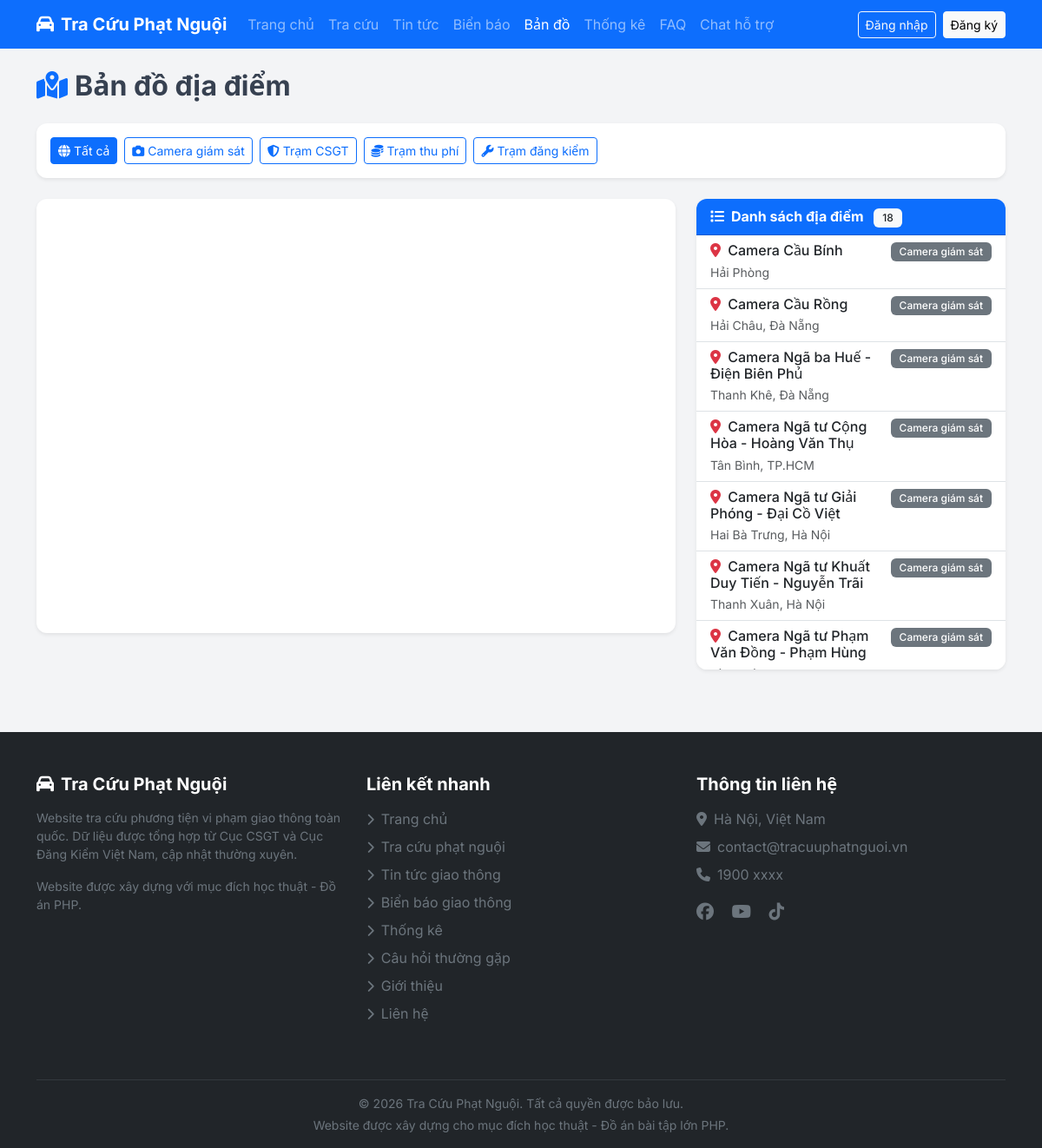
Page /ban-do on the committed database.
### tables this page shows
CREATE TABLE locations (
    id INT AUTO_INCREMENT PRIMARY KEY,
    name VARCHAR(255) NOT NULL,
    type ENUM('camera','csgt','toll','inspection') NOT NULL,
    address VARCHAR(500) NULL,
    latitude DECIMAL(10,7) NOT NULL DEFAULT 0,
    longitude DECIMAL(10,7) NOT NULL DEFAULT 0,
    description TEXT NULL,
    status TINYINT NOT NULL DEFAULT 1,
    created_at DATETIME NOT NULL DEFAULT CURRENT_TIMESTAMP,
    updated_at DATETIME NULL ON UPDATE CURRENT_TIMESTAMP,
    INDEX idx_type (type),
    INDEX idx_status (status)
);

### app/core/Controller.php (called while the page is built, shortened)
<?php
class Controller
{
    protected function view(string $view, array $data = [], string $layout = 'client'): void
    {
        extract($data);
        $viewPath = __DIR__ . '/../views/' . $view . '.php';
        require $viewPath;
    }
}

### app/controllers/client/BanDoController.php (called while the page is built, shortened)
<?php
class BanDoController extends Controller
{
    public function index(): void
    {
        $locationModel = new Location();
        $type = $this->input('type', '');
        if ($type !== '') {
            $locations = $locationModel->findByType($type);
        } else {
            $locations = $locationModel->getActiveLocations();
        }
        $centerLat = 16.0;
        $centerLng = 106.0;
        if (!empty($locations)) {
            $sumLat = 0;
            $sumLng = 0;
            foreach ($locations as $loc) {
                $sumLat += (float) $loc['latitude'];
                $sumLng += (float) $loc['longitude'];
            }
            $centerLat = $sumLat / count($locations);
            $centerLng = $sumLng / count($locations);
        }
        $this->view('client/bando/index', [
            'title' => 'Bản đồ địa điểm',
            'locations' => $locations,
            'centerLat' => $centerLat,
            'centerLng' => $centerLng,
            'currentType' => $type,
        ]);
    }
}

### public/index.php (called while the page is built, shortened)
<?php
spl_autoload_register(function (string $class): void {
    $prefix = 'App\\';
    $baseDir = __DIR__ . '/../app/';
    $relativeClass = substr($class, strlen($prefix));
    $parts = explode('\\', $relativeClass);
    $parts[0] = strtolower($parts[0]);
    if (count($parts) > 1 && $parts[0] === 'controllers') {
        $parts[1] = strtolower($parts[1]);
    }
    $file = $baseDir . implode('/', $parts) . '.php';
});
$router = new App\Core\Router();
$uri = $_SERVER['REQUEST_URI'] ?? '/';
$method = $_SERVER['REQUEST_METHOD'] ?? 'GET';
$router->dispatch($uri, $method);

### app/core/Database.php (called while the page is built, shortened)
<?php
class Database
{
    private static ?Database $instance = null;
    private \PDO $pdo;
    private function __construct()
    {
        $config = require __DIR__ . '/../../config/config.php';
        $dsn = sprintf(
            'mysql:host=%s;dbname=%s;charset=%s',
            $config['db_host'],
            $config['db_name'],
            $config['db_charset']
        );
        $this->pdo = new \PDO($dsn, $config['db_user'], $config['db_pass'], [
            \PDO::ATTR_ERRMODE            => \PDO::ERRMODE_EXCEPTION,
            \PDO::ATTR_DEFAULT_FETCH_MODE => \PDO::FETCH_ASSOC,
            \PDO::ATTR_EMULATE_PREPARES   => false,
        ]);
    }
    public static function getInstance(): self
    {
        if (self::$instance === null) {
            self::$instance = new self();
        }
        return self::$instance;
    }
    public function getConnection(): \PDO
    {
        return $this->pdo;
    }
}

### app/core/Model.php (called while the page is built, shortened)
<?php
class Model
{
    protected PDO $db;
    protected string $table = '';
    public function __construct()
    {
        $this->db = Database::getInstance()->getConnection();
    }
    public function all(array $conditions = [], string $orderBy = '', int $limit = 0, int $offset = 0): array
    {
        $sql = "SELECT * FROM {$this->table}";
        $params = [];
        if (!empty($conditions)) {
            $whereClauses = [];
            foreach ($conditions as $key => $value) {
                $whereClauses[] = "{$key} = :{$key}";
                $params[$key] = $value;
            }
            $sql .= ' WHERE ' . implode(' AND ', $whereClauses);
        }
        if (!empty($orderBy)) {
            $sql .= " ORDER BY {$orderBy}";
        }
        $stmt = $this->db->prepare($sql);
        $stmt->execute($params);
        return $stmt->fetchAll();
    }
}

### app/models/Location.php (called while the page is built, shortened)
<?php
class Location extends Model
{
    public function getActiveLocations(): array
    {
        return $this->all(['status' => 1], 'type, name ASC');
    }
}

### app/views/client/bando/index.php (the view, shortened to what this page needs)
<?php
$typeLabels = [
    'camera' => 'Camera giám sát',
    'csgt' => 'Trạm CSGT',
    'toll' => 'Trạm thu phí',
    'inspection' => 'Trạm đăng kiểm',
];
?>
<div class="container py-4">
    <h2 class="fw-bold mb-4">
        <i class="fas fa-map-location-dot me-2 text-primary"></i>Bản đồ địa điểm
    </h2>
    <div class="card shadow-sm mb-4">
        <div class="card-body">
            <div class="d-flex flex-wrap gap-2">
                <a href="/ban-do" class="btn <?= empty($currentType) ? 'btn-primary' : 'btn-outline-primary' ?> btn-sm">
                    <i class="fas fa-globe me-1"></i>Tất cả
                </a>
                <a href="/ban-do?type=camera" class="btn <?= ($currentType ?? '') === 'camera' ? 'btn-primary' : 'btn-outline-primary' ?> btn-sm">
                    <i class="fas fa-camera me-1"></i>Camera giám sát
                </a>
                <a href="/ban-do?type=csgt" class="btn <?= ($currentType ?? '') === 'csgt' ? 'btn-primary' : 'btn-outline-primary' ?> btn-sm">
                    <i class="fas fa-shield-halved me-1"></i>Trạm CSGT
                </a>
                <a href="/ban-do?type=toll" class="btn <?= ($currentType ?? '') === 'toll' ? 'btn-primary' : 'btn-outline-primary' ?> btn-sm">
                    <i class="fas fa-coins me-1"></i>Trạm thu phí
                </a>
                <a href="/ban-do?type=inspection" class="btn <?= ($currentType ?? '') === 'inspection' ? 'btn-primary' : 'btn-outline-primary' ?> btn-sm">
                    <i class="fas fa-wrench me-1"></i>Trạm đăng kiểm
                </a>
            </div>
        </div>
    </div>
    <div class="row">
        <div class="col-lg-8">
            <div class="card shadow-sm border-0">
                <div id="map" style="height: 500px; width: 100%;"></div>
            </div>
        </div>
        <div class="col-lg-4 mt-4 mt-lg-0">
            <div class="card shadow-sm border-0 h-100">
                <div class="card-header bg-primary text-white fw-bold">
                    <i class="fas fa-list me-2"></i>Danh sách địa điểm
                    <span class="badge bg-light text-dark ms-2"><?= count($locations ?? []) ?></span>
                </div>
                <div class="card-body p-0" style="max-height: 500px; overflow-y: auto;">
                    <?php if (empty($locations)): ?>
                        <div class="text-center py-4 text-muted">
                            <i class="fas fa-map-marker-alt fa-3x mb-2"></i>
                            <p>Chưa có địa điểm nào.</p>
                        </div>
                    <?php else: ?>
                        <div class="list-group list-group-flush">
                            <?php foreach ($locations as $loc): ?>
                                <a href="javascript:void(0)" class="list-group-item list-group-item-action map-location-item"
                                   data-lat="<?= (float) $loc['latitude'] ?>"
                                   data-lng="<?= (float) $loc['longitude'] ?>"
                                   data-name="<?= htmlspecialchars($loc['name'], ENT_QUOTES, 'UTF-8') ?>">
                                    <div class="d-flex justify-content-between align-items-start">
                                        <div>
                                            <h6 class="mb-1">
                                                <i class="fas fa-map-marker-alt text-danger me-1"></i>
                                                <?= htmlspecialchars($loc['name'], ENT_QUOTES, 'UTF-8') ?>
                                            </h6>
                                            <?php if (!empty($loc['address'])): ?>
                                                <small class="text-muted d-block">
                                                    <?= htmlspecialchars($loc['address'], ENT_QUOTES, 'UTF-8') ?>
                                                </small>
                                            <?php endif; ?>
                                        </div>
                                        <span class="badge bg-secondary ms-2">
                                            <?= htmlspecialchars($typeLabels[$loc['type']] ?? $loc['type'], ENT_QUOTES, 'UTF-8') ?>
                                        </span>
                                    </div>
                                </a>
                            <?php endforeach; ?>
                        </div>
                    <?php endif; ?>
                </div>
            </div>
        </div>
    </div>
</div>

### app/core/Router.php (shortened to what this page needs)
<?php
class Router
{
    private array $routes = [];
    private function addRoute(string $method, string $uri, string $handler): void
    {
        $pattern = preg_replace('/\{([a-zA-Z_]+)\}/', '(?P<$1>[^/]+)', $uri);
        $pattern = '#^' . $pattern . '$#';
        $this->routes[] = [
            'method'  => $method,
            'pattern' => $pattern,
            'handler' => $handler,
        ];
    }
    public function dispatch(string $uri, string $method): void
    {
        $uri = parse_url($uri, PHP_URL_PATH);
        $uri = rtrim($uri, '/') ?: '/';
        foreach ($this->routes as $route) {
            if ($route['method'] !== strtoupper($method)) {
                continue;
            }
            if (preg_match($route['pattern'], $uri, $matches)) {
                $this->params = array_filter($matches, fn($key) => is_string($key), ARRAY_FILTER_USE_KEY);
                [$controllerPath, $action] = explode('@', $route['handler']);
                $controller = new $controllerClass();
                call_user_func_array([$controller, $action], array_values($this->params));
                return;
            }
        }
    }
}

### public/assets/css/style.css (style rules this page uses)
:root { --primary: #1a56db; --primary-dark: #1e40af; --success: #10b981; --warning: #f59e0b; --danger: #ef4444; --gray-100: #f3f4f6; --gray-700: #374151; --gray-900: #111827; }
body { font-family: 'Inter', 'Segoe UI', Tahoma, Geneva, Verdana, sans-serif; color: var(--gray-700); background: var(--gray-100); min-height: 100vh; display: flex; flex-direction: column; }
.card { border: none; border-radius: 12px; box-shadow: 0 1px 3px rgba(0,0,0,0.06); transition: transform 0.2s, box-shadow 0.2s; overflow: hidden; }
.badge { font-weight: 500; padding: 5px 10px; border-radius: 6px; }

### rows in the picture
locations: name "Camera Cầu Bính", address "Hải Phòng", type "Camera giám sát"
locations: name "Camera Cầu Rồng", address "Hải Châu, Đà Nẵng", type "Camera giám sát"
locations: name "Camera Ngã ba Huế - Điện Biên Phủ", address "Thanh Khê, Đà Nẵng", type "Camera giám sát"
locations: name "Camera Ngã tư Cộng Hòa - Hoàng Văn Thụ", address "Tân Bình, TP.HCM", type "Camera giám sát"
locations: name "Camera Ngã tư Giải Phóng - Đại Cồ Việt", address "Hai Bà Trưng, Hà Nội", type "Camera giám sát"
locations: name "Camera Ngã tư Khuất Duy Tiến - Nguyễn Trãi", address "Thanh Xuân, Hà Nội", type "Camera giám sát"
locations: name "Camera Ngã tư Phạm Văn Đồng - Phạm Hùng", type "Camera giám sát"

### other values in the picture
count($locations ?? []) "18"
